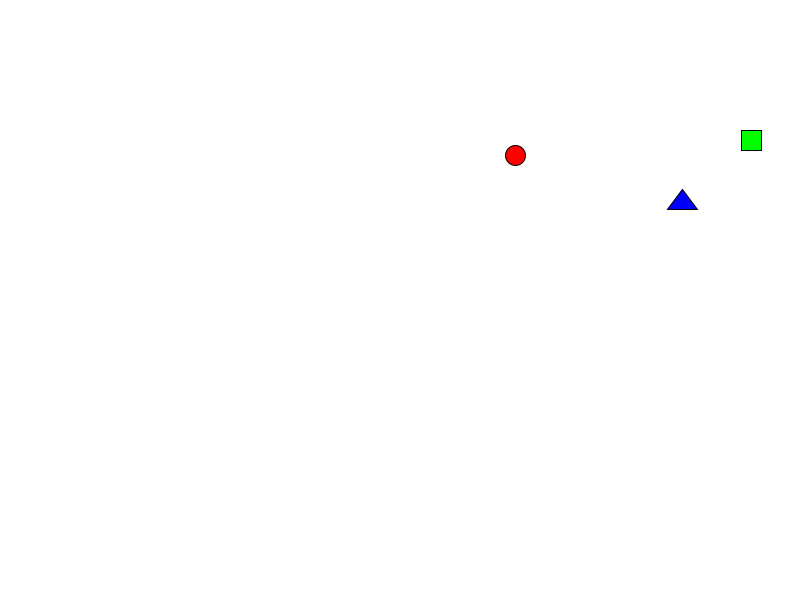
Frame 1 (no input)
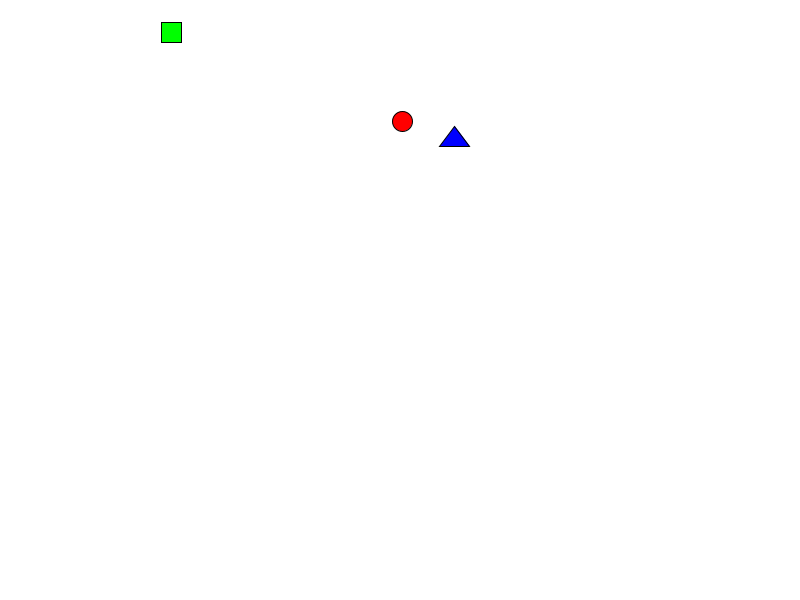
Frame 60 (the mouse pressed at the canvas centre just before this capture)
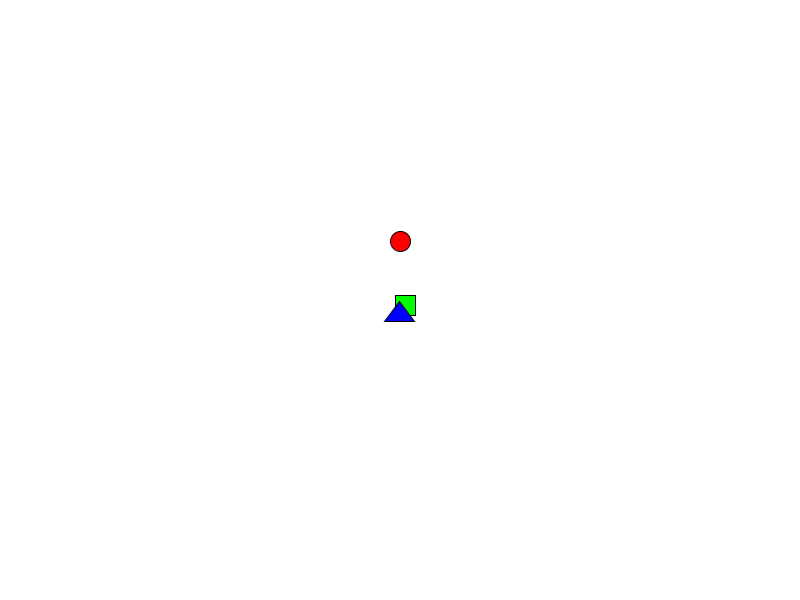
Frame 120 (the mouse held since frame 60 and released just before this capture)

The Processing sketch that drew these frames (run headless with seeded random() and noise(); from frame 60 on, the mouse is pressed at the canvas centre):

// Processing sketch: processing_158341
// ── processing_158341.pde

Track1 t1;
Track2 t2;
Track3 t3;

void setup() {
  size(800, 600);
  smooth();
  
  t1 = new Track1();
  t2 = new Track2();
  t3 = new Track3();
}

void draw() {
  background(255);
  
  t1.draw();
  t2.draw();
  t3.draw();
}

class Track1 extends TrackObj {
  public Track1() {
    speed = 2;
  }
  
  protected void drawGraphics() {
    fill(255, 0, 0);
    ellipseMode(CENTER);
    ellipse(0, 0, 20, 20);
  }
}
class Track2 extends TrackObj {
  public Track2() {
    speed = 10;
  }
  
  protected void drawGraphics() {
    fill(0, 255, 0);
    rectMode(CENTER);
    rect(0, 0, 20, 20);
  }
}
class Track3 extends TrackObj {
  public Track3() {
    speed = 4;
  }
  
  protected void drawGraphics() {
    fill(0, 0, 255);
    triangle(0, 0, 15, 20, -15, 20);
  }
}
class TrackObj {
  public float targetX,targetY;
  
  protected float speed;
  
  private float x,y;
  
  public TrackObj() {
    x = random(0, width);
    y = random(0, height);
  }
  
  public void draw() {
    targetX = mouseX;
    targetY = mouseY;
    
    float rad = atan2(targetY-y, targetX-x);
    x += cos(rad) * speed;
    y += sin(rad) * speed;
    
    pushMatrix();
    translate(x, y);
    drawGraphics();
    popMatrix();
  }
  
  protected void drawGraphics() {
  }
  
  
}
